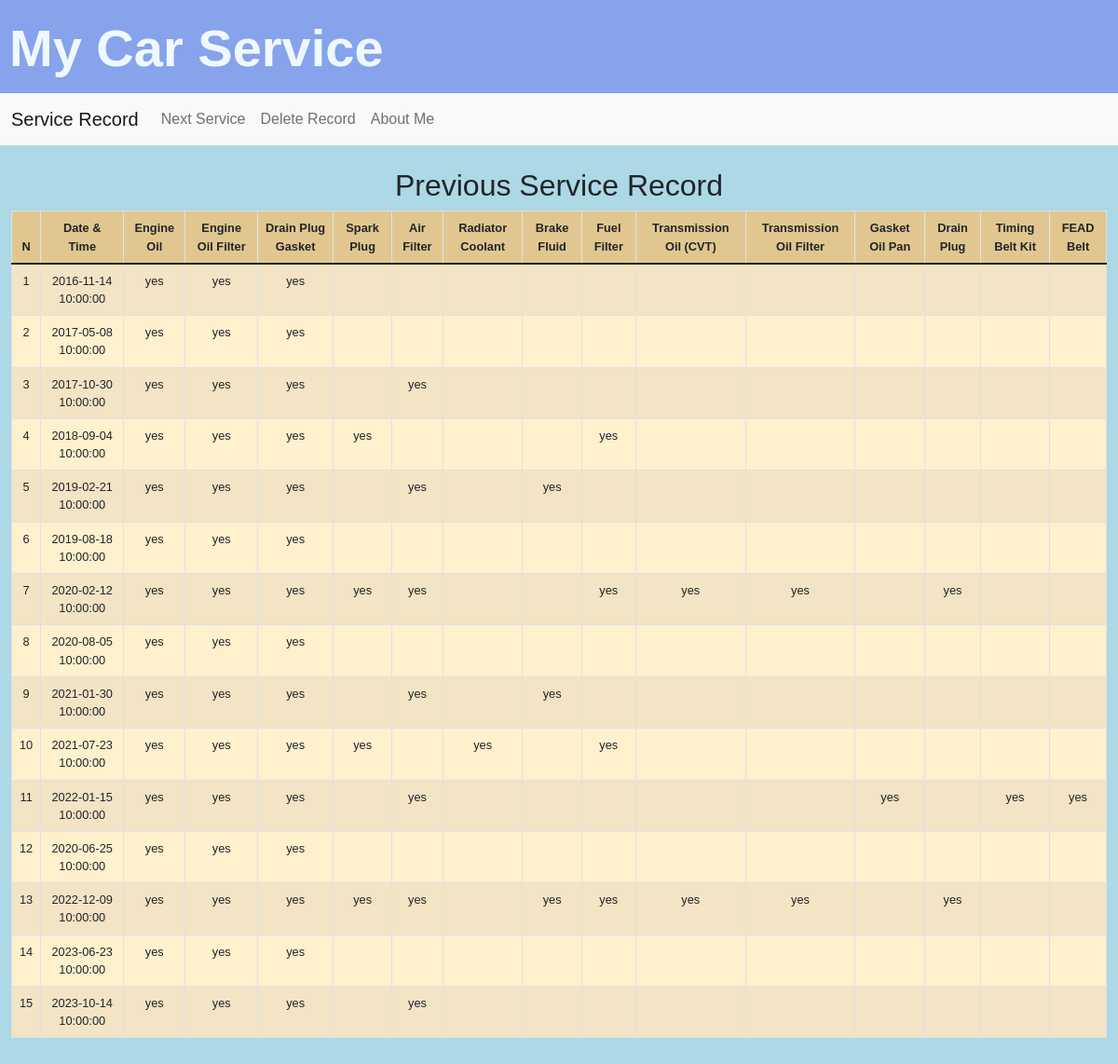
Before: / with the older database file.
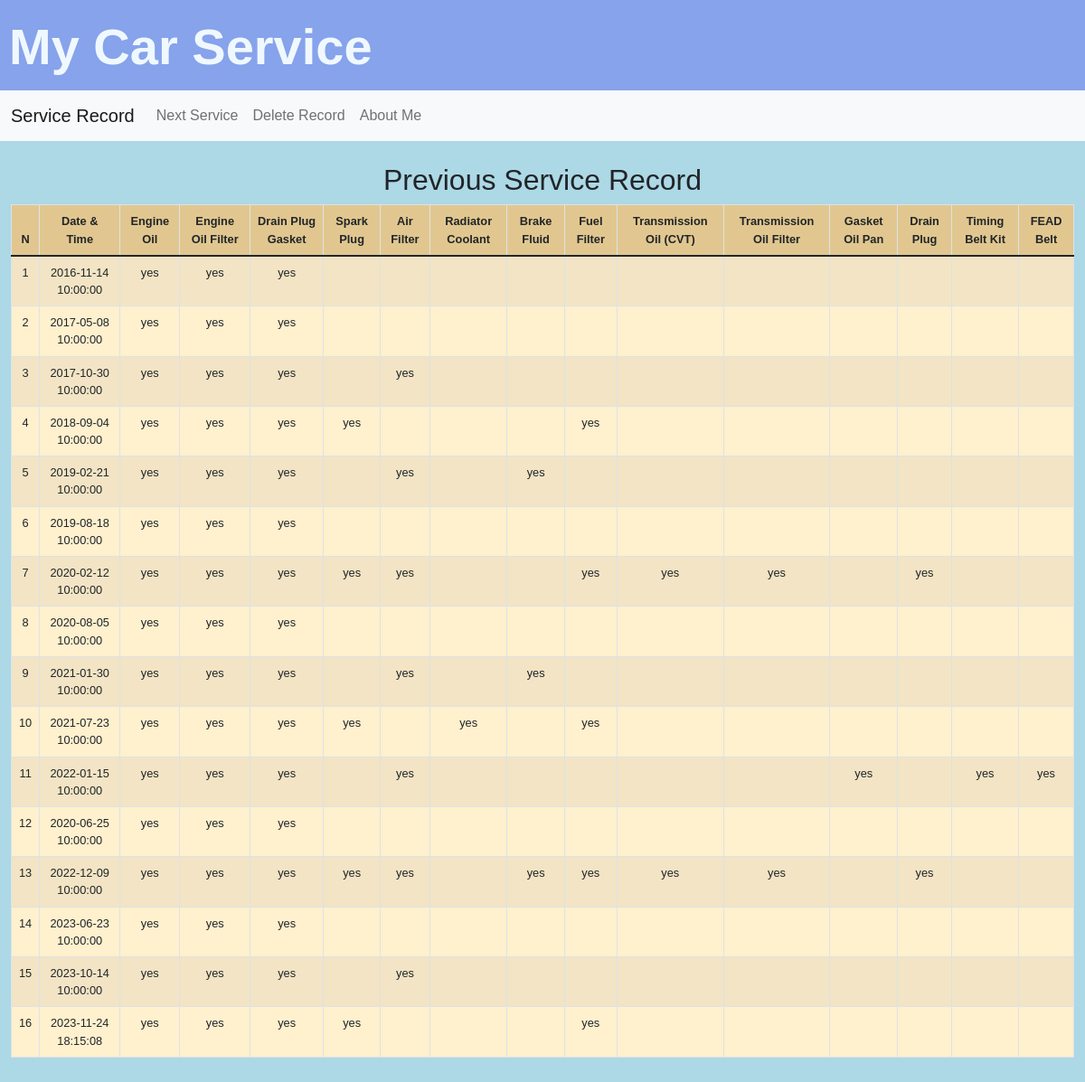
After: the same page with the newer database file.
### tables this page shows
CREATE TABLE periodic_service(
    n INTEGER PRIMARY KEY NOT NULL,
    engine_oil INTEGER NOT NULL,
    engine_oil_filter INTEGER NOT NULL,
    drain_plug_gasket INTEGER NOT NULL,
    spark_plug INTEGER NOT NULL,
    air_filter INTEGER NOT NULL,
    radiator_coolant INTEGER NOT NULL,
    brake_fluid INTEGER NOT NULL,
    fuel_filter INTEGER NOT NULL,
    transmission_oil_cvt INTEGER NOT NULL,
    transmission_oil_filter INTEGER NOT NULL,
    gasket_oil_pan INTEGER NOT NULL,
    drain_plug INTEGER NOT NULL,
    timing_belt_kit INTEGER NOT NULL,
    fead_belt INTEGER NOT NULL,
    "timestamp" DATETIME DEFAULT (datetime(CURRENT_TIMESTAMP, 'localtime'))
);

### app.py (the view)
@app.route("/")
def index():
    conn = sqlite3.connect('car.db')
    cursor = conn.cursor()
    cursor.execute("SELECT * FROM periodic_service")
    res = cursor.fetchall();
    conn.close()
    histories = []
    for i in range (len(res)):
        sch =['n','engine_oil','engine_oil_filter','drain_plug_gasket','spark_plug','air_filter','radiator_coolant','brake_fluid','fuel_filter','transmission_oil_cvt','transmission_oil_filter','gasket_oil_pan','drain_plug','timing_belt_kit','fead_belt','datetime']
        mod1 = ["yes" if value == 1
            else value for value in res[i]]
        mod2 = [" " if value == 0
            else value for value in mod1]
        dic = dict(zip(sch,mod2))
        histories.append(dic)
    return render_template("index.html", histories=histories)

### templates/index.html (shortened to what this page needs)
{% extends "layout.html" %}
{% block main %}
<h2>Previous Service Record</h2>
<div class="table-responsive-lg">
  <table class="table table-bordered table-striped">
      <thead>
          <tr class="table-header">
            <th scope="col">N</th>
            <th scope="col">Date & Time</th>
            <th scope="col">Engine Oil</th>
            <th scope="col">Engine Oil Filter</th>
            <th scope="col">Drain Plug Gasket</th>
            <th scope="col">Spark Plug</th>
            <th scope="col">Air Filter</th>
            <th scope="col">Radiator Coolant</th>
            <th scope="col">Brake Fluid</th>
            <th scope="col">Fuel Filter</th>
            <th scope="col">Transmission Oil (CVT)</th>
            <th scope="col">Transmission Oil Filter</th>
            <th scope="col">Gasket Oil Pan</th>
            <th scope="col">Drain Plug</th>
            <th scope="col">Timing Belt Kit</th>
            <th scope="col">FEAD Belt</th>
          </tr>
      </thead>
      <tbody>
        <tr>
          <td>1</td>
          <td>2016-11-14 10:00:00</td>
          <td>yes</td>
          <td>yes</td>
          <td>yes</td>
          <td> </td>
          <td> </td>
          <td> </td>
          <td> </td>
          <td> </td>
          <td> </td>
          <td> </td>
          <td> </td>
          <td> </td>
          <td> </td>
          <td> </td>
        </tr>
          {% for history in histories[1:]:  %}
          <tr>
            <td>{{ history.n }}</td>
            <td>{{ history.datetime }}</td>
            <td>{{ history.engine_oil }}</td>
            <td>{{ history.engine_oil_filter }}</td>
            <td>{{ history.drain_plug_gasket }}</td>
            <td>{{ history.spark_plug }}</td>
            <td>{{ history.air_filter }}</td>
            <td>{{ history.radiator_coolant }}</td>
            <td>{{ history.brake_fluid }}</td>
            <td>{{ history.fuel_filter }}</td>
            <td>{{ history.transmission_oil_cvt }}</td>
            <td>{{ history.transmission_oil_filter }}</td>
            <td>{{ history.gasket_oil_pan }}</td>
            <td>{{ history.drain_plug }}</td>
            <td>{{ history.timing_belt_kit }}</td>
            <td>{{ history.fead_belt }}</td>
          </tr>
          {% endfor %}
      </tbody>
  </table>
</div>
{% endblock %}

### templates/layout.html (shortened to what this page needs)
<!DOCTYPE html>
<html lang="en">
    <head>
        <link href="https://cdn.jsdelivr.net/npm/bootstrap@5.1.3/dist/css/bootstrap.min.css" rel="stylesheet">
        <link rel="stylesheet" href="../static/style.css">
    </head>
    <body>
      <div class="apptitle">My Car Service</div>
        <nav class="navbar navbar-expand-sm navbar-light bg-light">
            <div class="container-fluid">
              <a class="navbar-brand" href="/">Service Record</a>
              <div class="collapse navbar-collapse" id="navbarNav">
                <ul class="navbar-nav">
                  <li class="nav-item">
                    <a class="nav-link" href="/next_service">Next Service</a>
                  </li>
                  <li class="nav-item">
                    <a class="nav-link" href="/delete_record">Delete Record</a>
                  </li>
                  <li class="nav-item">
                    <a class="nav-link" href="/about_me">About Me</a>
                  </li>
                </ul>
              </div>
            </div>
          </nav>
        <main class="container-fluid py-4 text-center">
            {% block main %} {% endblock %}
        </main>
    </body>
</html>

### static/style.css (style rules this page uses)
body { background-color: lightblue; font-family: Arial, Helvetica, sans-serif; }
.apptitle { height: 100px; width: 100%; background-color: #86a3eb; font-size: 3.5rem; font-weight: bold; color: aliceblue; padding: 10px; }
.table { background-color: #FFF0CE; }
.table-header { background-color: #E1C78F; }
@media (max-width: 1200px) { .table { font-size: 0.8rem; } }

Changed rows visible on the page:
added periodic_service: n "16", datetime "2023-11-24 18:15:08", engine_oil "yes", engine_oil_filter "yes", drain_plug_gasket "yes", spark_plug "yes", fuel_filter "yes"
